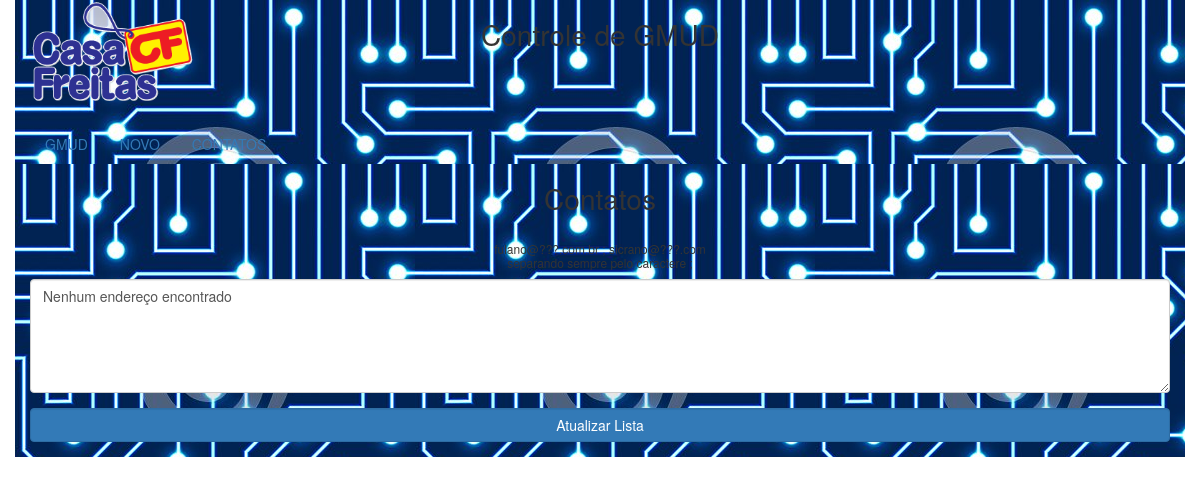
The app's page /index.php?pagina=contatos, older data.
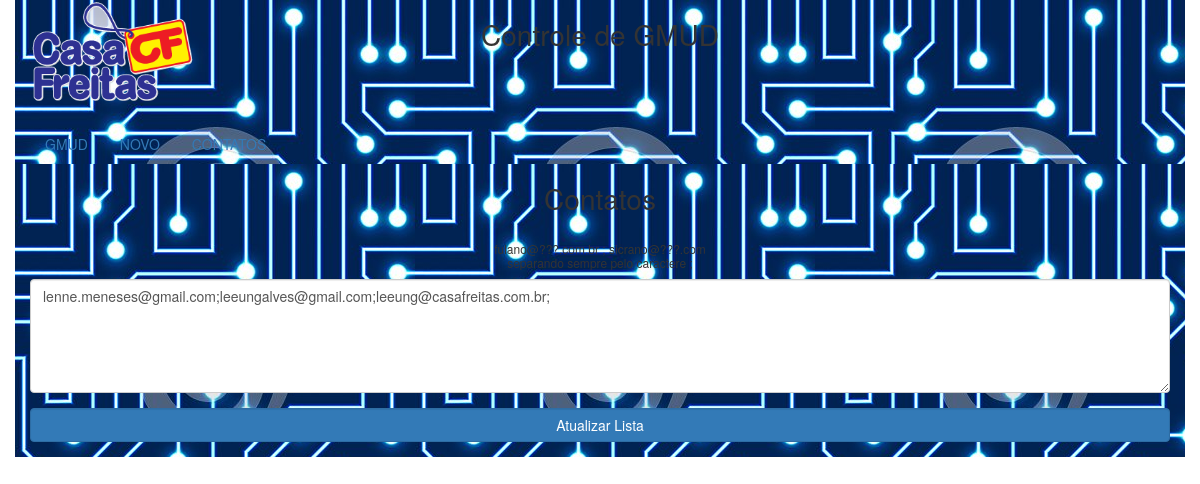
The same page, newer data.
### tables this page shows
CREATE TABLE IF NOT EXISTS `contatos` (
  `id` int(3) NOT NULL,
  `endereco` text NOT NULL,
  PRIMARY KEY (`id`)
);

### src/contatosGmud.php (the view, shortened to what this page needs)
<?php
require_once 'conexao.php';
$query ="select * from contatos";
$result = mysqli_query($link, $query) or die("Erro no sql: ".mysqli_error($link));
$contatos = null;
	if(mysqli_affected_rows($link) == 1){
		$contatos = mysqli_fetch_assoc($result);
	}else{
		$contatos['endereco'] = "Nenhum endereço encontrado";
		$contatos['id'] = null;
	}
?>
<div class="container">
	<div class="row">
		<h1 class="col-xs-12 col-sm-6 col-sm-offset-3 text-center">Contatos</h1>
		<h6 class="col-xs-12 col-sm-6 col-sm-offset-3 text-center">fulano@???.com.br ; sicrano@???.com<br/>separando sempre pelo caractere ;</h6>
	</div>
	<form class="form" action="contatosGmudlogic.php" method="post">
		<div class="form-group">
			<textarea name="contatos"class="area form-control " rows="5"><?=$contatos['endereco']?></textarea>
		</div>
		<div class="form-group">
			<input class="btn btn-primary form-control" type="submit" value="Atualizar Lista">
		</div>
	</form>
</div>

Row changes from the older to the newer data that the page shows:
added contatos: contatos "lenne.meneses@gmail.com;leeungalves@gmail.com;leeung@casafreitas.com.br;"
Text that changed along with them:
form field contatos: "Nenhum endereço encontrado" → (not shown)
